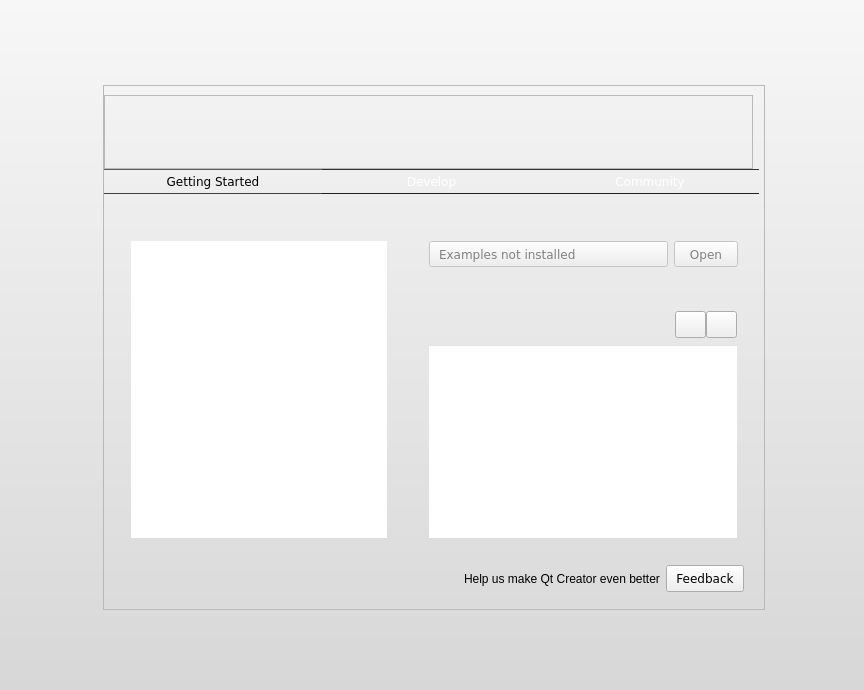
<?xml version="1.0" encoding="UTF-8"?>
<ui version="4.0">
 <class>Core::Internal::WelcomePage</class>
 <widget class="QWidget" name="Core::Internal::WelcomePage">
  <property name="geometry">
   <rect>
    <x>0</x>
    <y>0</y>
    <width>864</width>
    <height>690</height>
   </rect>
  </property>
  <property name="styleSheet">
   <string notr="true">#Core--Internal--WelcomePage {
background-color: qlineargradient(spread:pad, x1:0.5, y1:0, x2:0.5, y2:1, stop:0 rgba(247, 247, 247, 255), stop:1 rgba(215, 215, 215, 255));
}

QToolButton, QPushButton, QComboBox {
    border-image: url(:/core/images/welcomemode/btn_26.png) 4;
    border-width: 4;
    padding: 0px 6px;
    font-size: 12px;
    font-family: lucida sans, dejavu sans, sans serif;
}

*{
    color: black;
}

 QComboBox QAbstractItemView {
    background-color:white;
}

 QComboBox::down-arrow {
     image: url(:/core/images/welcomemode/combobox_arrow.png);
 }

QComboBox:drop-down
{
     subcontrol-origin: padding;
     subcontrol-position: top right;
     border-left-style: none; 
     border-top-right-radius: 1px;
     border-bottom-right-radius: 1px;
}

QToolButton:hover, QPushButton:hover, QComboBox:hover {
    border-image: url(:/core/images/welcomemode/btn_26_hover.png) 4;
}

QToolButton:disabled, QPushButton:disabled, QComboBox::disabled {
	color:gray;
}

QToolButton:pressed, QPushButton:pressed{
    border-image: url(:/core/images/welcomemode/btn_26_pressed.png) 4;
}
</string>
  </property>
  <layout class="QVBoxLayout" name="verticalLayout_4">
   <property name="spacing">
    <number>0</number>
   </property>
   <property name="margin">
    <number>0</number>
   </property>
   <item>
    <widget class="QWidget" name="gradientWidget" native="true">
     <property name="styleSheet">
      <string>#gradientWidget {
  background-color: qlineargradient(spread:pad, x1:0.5, y1:0, x2:0.5, y2:1, stop:0 rgba(247, 247, 247, 255), stop:1 rgba(215, 215, 215, 255));
}</string>
     </property>
     <layout class="QGridLayout" name="gridLayout">
      <property name="leftMargin">
       <number>4</number>
      </property>
      <property name="topMargin">
       <number>4</number>
      </property>
      <property name="rightMargin">
       <number>0</number>
      </property>
      <property name="bottomMargin">
       <number>0</number>
      </property>
      <property name="spacing">
       <number>0</number>
      </property>
      <item row="1" column="1">
       <widget class="QFrame" name="mainFrame">
        <property name="minimumSize">
         <size>
          <width>662</width>
          <height>515</height>
         </size>
        </property>
        <property name="maximumSize">
         <size>
          <width>662</width>
          <height>16777215</height>
         </size>
        </property>
        <property name="styleSheet">
         <string notr="true">#mainFrame {
    border-image: url(:/core/images/welcomemode/background_center_frame.png) 4;
    border-width: 4;
}
</string>
        </property>
        <property name="frameShape">
         <enum>QFrame::StyledPanel</enum>
        </property>
        <property name="frameShadow">
         <enum>QFrame::Raised</enum>
        </property>
        <layout class="QVBoxLayout" name="verticalLayout">
         <property name="spacing">
          <number>0</number>
         </property>
         <property name="leftMargin">
          <number>0</number>
         </property>
         <property name="topMargin">
          <number>9</number>
         </property>
         <property name="rightMargin">
          <number>0</number>
         </property>
         <property name="bottomMargin">
          <number>0</number>
         </property>
         <item>
          <widget class="QFrame" name="headerFrame">
           <property name="sizePolicy">
            <sizepolicy hsizetype="Fixed" vsizetype="Fixed">
             <horstretch>0</horstretch>
             <verstretch>0</verstretch>
            </sizepolicy>
           </property>
           <property name="minimumSize">
            <size>
             <width>649</width>
             <height>74</height>
            </size>
           </property>
           <property name="maximumSize">
            <size>
             <width>649</width>
             <height>89</height>
            </size>
           </property>
           <property name="styleSheet">
            <string>#headerFrame {
    border-image: url(:/core/images/welcomemode/center_frame_header.png) 0;
    border-width: 0;
}
</string>
           </property>
           <property name="frameShape">
            <enum>QFrame::StyledPanel</enum>
           </property>
           <property name="frameShadow">
            <enum>QFrame::Raised</enum>
           </property>
          </widget>
         </item>
         <item>
          <widget class="QFrame" name="navFrame">
           <property name="sizePolicy">
            <sizepolicy hsizetype="Preferred" vsizetype="Fixed">
             <horstretch>0</horstretch>
             <verstretch>0</verstretch>
            </sizepolicy>
           </property>
           <property name="font">
            <font>
             <weight>50</weight>
             <bold>false</bold>
            </font>
           </property>
           <property name="cursor">
            <cursorShape>PointingHandCursor</cursorShape>
           </property>
           <property name="autoFillBackground">
            <bool>false</bool>
           </property>
           <property name="styleSheet">
            <string notr="true">QToolButton {
	border-image:none;
	background-color: qlineargradient(x1: 0, y1: 0, x2: 0.0, y2: 1.0,
	stop: 0 #838383,
	stop: 0.4 #707070,
	stop: 0.401 #636363,
	stop: 1 #4a4a4a);
	border: 0px solid black;
	border-top: 1px solid #303030;
	border-bottom: 1px solid #202020;
	color: white;
	height:20px;
}

QToolButton:hover {
	border-image:none;
	background-color: qlineargradient(x1: 0, y1: 0, x2: 0.0, y2: 1.0,
	stop: 0 #909090,
	stop: 0.4 #808080,
	stop: 0.401 #707070,
	stop: 1 #555555);
}

QToolButton:checked, QToolButton:checked:pressed {
	border-image:none;
	background-color: qlineargradient(x1: 0, y1: 0, x2: 0.0, y2: 1.0,
	stop: 0 #ffffff,
	stop: 0.4 #eeeeee,
	stop: 0.401 #e2e2e2,
	stop: 1 #dddddd);
	color: black;
	border-top: 1px solid #606060;
	border-bottom: 1px solid #404040;
}

QToolButton:pressed {
	border-image:none;
	background-color: qlineargradient(x1: 0, y1: 0, x2: 0.0, y2: 1.0,
	stop: 0 #383838,
	stop: 0.2 #404040,
	stop: 0.201 #484848,
	stop: 1 #505050);
}


</string>
           </property>
           <property name="frameShape">
            <enum>QFrame::NoFrame</enum>
           </property>
           <property name="frameShadow">
            <enum>QFrame::Plain</enum>
           </property>
           <layout class="QGridLayout" name="gridLayout_2">
            <property name="margin">
             <number>0</number>
            </property>
            <property name="spacing">
             <number>0</number>
            </property>
            <item row="0" column="0">
             <widget class="QToolButton" name="gettingStartedSectButton">
              <property name="enabled">
               <bool>true</bool>
              </property>
              <property name="sizePolicy">
               <sizepolicy hsizetype="Expanding" vsizetype="Preferred">
                <horstretch>0</horstretch>
                <verstretch>0</verstretch>
               </sizepolicy>
              </property>
              <property name="minimumSize">
               <size>
                <width>0</width>
                <height>0</height>
               </size>
              </property>
              <property name="font">
               <font>
                <family>lucida sans ,dejavu sans ,sans serif</family>
                <pointsize>-1</pointsize>
               </font>
              </property>
              <property name="styleSheet">
               <string notr="true"/>
              </property>
              <property name="text">
               <string>Getting Started</string>
              </property>
              <property name="checkable">
               <bool>true</bool>
              </property>
              <property name="checked">
               <bool>true</bool>
              </property>
              <property name="autoExclusive">
               <bool>false</bool>
              </property>
             </widget>
            </item>
            <item row="0" column="1">
             <widget class="QToolButton" name="developSectButton">
              <property name="sizePolicy">
               <sizepolicy hsizetype="Expanding" vsizetype="Fixed">
                <horstretch>0</horstretch>
                <verstretch>0</verstretch>
               </sizepolicy>
              </property>
              <property name="minimumSize">
               <size>
                <width>0</width>
                <height>0</height>
               </size>
              </property>
              <property name="font">
               <font>
                <family>lucida sans ,dejavu sans ,sans serif</family>
                <pointsize>-1</pointsize>
               </font>
              </property>
              <property name="text">
               <string>Develop</string>
              </property>
              <property name="checkable">
               <bool>true</bool>
              </property>
              <property name="autoExclusive">
               <bool>false</bool>
              </property>
             </widget>
            </item>
            <item row="0" column="2">
             <widget class="QToolButton" name="communitySectButton">
              <property name="sizePolicy">
               <sizepolicy hsizetype="Expanding" vsizetype="Fixed">
                <horstretch>0</horstretch>
                <verstretch>0</verstretch>
               </sizepolicy>
              </property>
              <property name="minimumSize">
               <size>
                <width>0</width>
                <height>0</height>
               </size>
              </property>
              <property name="font">
               <font>
                <family>lucida sans ,dejavu sans ,sans serif</family>
                <pointsize>-1</pointsize>
               </font>
              </property>
              <property name="styleSheet">
               <string notr="true"/>
              </property>
              <property name="text">
               <string>Community</string>
              </property>
              <property name="checkable">
               <bool>true</bool>
              </property>
             </widget>
            </item>
            <item row="0" column="3">
             <spacer name="horizontalSpacer_2">
              <property name="orientation">
               <enum>Qt::Horizontal</enum>
              </property>
              <property name="sizeType">
               <enum>QSizePolicy::Fixed</enum>
              </property>
              <property name="sizeHint" stdset="0">
               <size>
                <width>5</width>
                <height>20</height>
               </size>
              </property>
             </spacer>
            </item>
           </layout>
          </widget>
         </item>
         <item>
          <widget class="QStackedWidget" name="stackedWidget">
           <property name="currentIndex">
            <number>0</number>
           </property>
           <widget class="QWidget" name="gettingStartedPage">
            <layout class="QGridLayout" name="gridLayout_9">
             <property name="margin">
              <number>18</number>
             </property>
             <property name="spacing">
              <number>24</number>
             </property>
             <item row="0" column="0" rowspan="2">
              <widget class="QFrame" name="tutorialsFrame">
               <property name="sizePolicy">
                <sizepolicy hsizetype="Preferred" vsizetype="Preferred">
                 <horstretch>0</horstretch>
                 <verstretch>0</verstretch>
                </sizepolicy>
               </property>
               <property name="maximumSize">
                <size>
                 <width>400</width>
                 <height>16777215</height>
                </size>
               </property>
               <property name="styleSheet">
                <string/>
               </property>
               <layout class="QGridLayout" name="gridLayout_6">
                <item row="0" column="0">
                 <widget class="QLabel" name="tutorialsTitleLabel">
                  <property name="sizePolicy">
                   <sizepolicy hsizetype="Preferred" vsizetype="Maximum">
                    <horstretch>0</horstretch>
                    <verstretch>0</verstretch>
                   </sizepolicy>
                  </property>
                  <property name="alignment">
                   <set>Qt::AlignLeading|Qt::AlignLeft|Qt::AlignTop</set>
                  </property>
                 </widget>
                </item>
                <item row="1" column="0">
                 <widget class="Core::Internal::WelcomeModeTreeWidget" name="tutorialTreeWidget">
                  <property name="sizePolicy">
                   <sizepolicy hsizetype="Preferred" vsizetype="Preferred">
                    <horstretch>0</horstretch>
                    <verstretch>0</verstretch>
                   </sizepolicy>
                  </property>
                  <property name="focusPolicy">
                   <enum>Qt::NoFocus</enum>
                  </property>
                  <property name="frameShape">
                   <enum>QFrame::NoFrame</enum>
                  </property>
                  <property name="selectionMode">
                   <enum>QAbstractItemView::NoSelection</enum>
                  </property>
                  <property name="verticalScrollMode">
                   <enum>QAbstractItemView::ScrollPerPixel</enum>
                  </property>
                  <property name="rootIsDecorated">
                   <bool>false</bool>
                  </property>
                  <property name="uniformRowHeights">
                   <bool>true</bool>
                  </property>
                  <property name="allColumnsShowFocus">
                   <bool>true</bool>
                  </property>
                  <property name="columnCount">
                   <number>2</number>
                  </property>
                  <attribute name="headerVisible">
                   <bool>false</bool>
                  </attribute>
                  <attribute name="headerDefaultSectionSize">
                   <number>24</number>
                  </attribute>
                  <attribute name="headerMinimumSectionSize">
                   <number>0</number>
                  </attribute>
                  <column>
                   <property name="text">
                    <string notr="true">1</string>
                   </property>
                  </column>
                  <column>
                   <property name="text">
                    <string notr="true">2</string>
                   </property>
                  </column>
                 </widget>
                </item>
               </layout>
              </widget>
             </item>
             <item row="0" column="1">
              <widget class="QFrame" name="demosExamplesFrame">
               <property name="sizePolicy">
                <sizepolicy hsizetype="Preferred" vsizetype="Maximum">
                 <horstretch>0</horstretch>
                 <verstretch>0</verstretch>
                </sizepolicy>
               </property>
               <property name="maximumSize">
                <size>
                 <width>400</width>
                 <height>16777215</height>
                </size>
               </property>
               <property name="styleSheet">
                <string/>
               </property>
               <layout class="QGridLayout" name="gridLayout_8">
                <property name="rightMargin">
                 <number>8</number>
                </property>
                <property name="horizontalSpacing">
                 <number>0</number>
                </property>
                <item row="0" column="0" colspan="4">
                 <widget class="QLabel" name="demoTitleLabel">
                  <property name="alignment">
                   <set>Qt::AlignLeading|Qt::AlignLeft|Qt::AlignTop</set>
                  </property>
                 </widget>
                </item>
                <item row="1" column="0">
                 <widget class="QComboBox" name="examplesComboBox">
                  <property name="enabled">
                   <bool>false</bool>
                  </property>
                  <property name="sizePolicy">
                   <sizepolicy hsizetype="MinimumExpanding" vsizetype="Preferred">
                    <horstretch>0</horstretch>
                    <verstretch>0</verstretch>
                   </sizepolicy>
                  </property>
                  <item>
                   <property name="text">
                    <string>Examples not installed</string>
                   </property>
                  </item>
                 </widget>
                </item>
                <item row="1" column="2">
                 <widget class="QToolButton" name="openExampleButton">
                  <property name="enabled">
                   <bool>false</bool>
                  </property>
                  <property name="sizePolicy">
                   <sizepolicy hsizetype="Fixed" vsizetype="Preferred">
                    <horstretch>0</horstretch>
                    <verstretch>0</verstretch>
                   </sizepolicy>
                  </property>
                  <property name="text">
                   <string>Open</string>
                  </property>
                 </widget>
                </item>
                <item row="1" column="1">
                 <spacer name="horizontalSpacer">
                  <property name="orientation">
                   <enum>Qt::Horizontal</enum>
                  </property>
                  <property name="sizeType">
                   <enum>QSizePolicy::Fixed</enum>
                  </property>
                  <property name="sizeHint" stdset="0">
                   <size>
                    <width>6</width>
                    <height>6</height>
                   </size>
                  </property>
                 </spacer>
                </item>
               </layout>
              </widget>
             </item>
             <item row="1" column="1">
              <widget class="QFrame" name="didyouKnowFrame">
               <property name="sizePolicy">
                <sizepolicy hsizetype="Preferred" vsizetype="Preferred">
                 <horstretch>0</horstretch>
                 <verstretch>0</verstretch>
                </sizepolicy>
               </property>
               <property name="maximumSize">
                <size>
                 <width>400</width>
                 <height>16777215</height>
                </size>
               </property>
               <property name="styleSheet">
                <string/>
               </property>
               <layout class="QGridLayout" name="gridLayout_11">
                <property name="rightMargin">
                 <number>9</number>
                </property>
                <item row="0" column="0">
                 <widget class="QLabel" name="didYouKnowTitleLabel">
                  <property name="sizePolicy">
                   <sizepolicy hsizetype="MinimumExpanding" vsizetype="Maximum">
                    <horstretch>0</horstretch>
                    <verstretch>0</verstretch>
                   </sizepolicy>
                  </property>
                  <property name="alignment">
                   <set>Qt::AlignLeading|Qt::AlignLeft|Qt::AlignTop</set>
                  </property>
                 </widget>
                </item>
                <item row="1" column="0" colspan="2">
                 <widget class="QTextBrowser" name="didYouKnowTextBrowser">
                  <property name="sizePolicy">
                   <sizepolicy hsizetype="Minimum" vsizetype="Preferred">
                    <horstretch>0</horstretch>
                    <verstretch>0</verstretch>
                   </sizepolicy>
                  </property>
                  <property name="frameShape">
                   <enum>QFrame::NoFrame</enum>
                  </property>
                  <property name="frameShadow">
                   <enum>QFrame::Plain</enum>
                  </property>
                  <property name="verticalScrollBarPolicy">
                   <enum>Qt::ScrollBarAlwaysOff</enum>
                  </property>
                  <property name="horizontalScrollBarPolicy">
                   <enum>Qt::ScrollBarAlwaysOff</enum>
                  </property>
                  <property name="openExternalLinks">
                   <bool>true</bool>
                  </property>
                 </widget>
                </item>
                <item row="0" column="1">
                 <layout class="QGridLayout" name="gridLayout_10">
                  <property name="spacing">
                   <number>0</number>
                  </property>
                  <item row="0" column="0" colspan="2">
                   <spacer name="verticalSpacer_4">
                    <property name="orientation">
                     <enum>Qt::Vertical</enum>
                    </property>
                    <property name="sizeType">
                     <enum>QSizePolicy::Preferred</enum>
                    </property>
                    <property name="sizeHint" stdset="0">
                     <size>
                      <width>20</width>
                      <height>2</height>
                     </size>
                    </property>
                   </spacer>
                  </item>
                  <item row="1" column="0">
                   <widget class="QToolButton" name="prevTipBtn">
                    <property name="styleSheet">
                     <string notr="true">QToolButton{
	border-right:solid 0 px;
	height:16px;
	width:12px;
}
</string>
                    </property>
                    <property name="text">
                     <string/>
                    </property>
                    <property name="icon">
                     <iconset resource="core.qrc">
                      <normaloff>:/core/images/welcomemode/arrow-left.png</normaloff>:/core/images/welcomemode/arrow-left.png</iconset>
                    </property>
                    <property name="arrowType">
                     <enum>Qt::NoArrow</enum>
                    </property>
                   </widget>
                  </item>
                  <item row="1" column="1">
                   <widget class="QToolButton" name="nextTipBtn">
                    <property name="styleSheet">
                     <string notr="true">QToolButton{
	border-left:solid 0 px;
	height:16px;
	width:12px;
}
</string>
                    </property>
                    <property name="text">
                     <string/>
                    </property>
                    <property name="icon">
                     <iconset resource="core.qrc">
                      <normaloff>:/core/images/welcomemode/arrow-right.png</normaloff>:/core/images/welcomemode/arrow-right.png</iconset>
                    </property>
                    <property name="arrowType">
                     <enum>Qt::NoArrow</enum>
                    </property>
                   </widget>
                  </item>
                  <item row="2" column="0" colspan="2">
                   <spacer name="verticalSpacer_3">
                    <property name="orientation">
                     <enum>Qt::Vertical</enum>
                    </property>
                    <property name="sizeHint" stdset="0">
                     <size>
                      <width>20</width>
                      <height>2</height>
                     </size>
                    </property>
                   </spacer>
                  </item>
                 </layout>
                </item>
               </layout>
              </widget>
             </item>
            </layout>
           </widget>
           <widget class="QWidget" name="developPage">
            <layout class="QGridLayout" name="gridLayout_4">
             <property name="margin">
              <number>18</number>
             </property>
             <property name="spacing">
              <number>24</number>
             </property>
             <item row="0" column="0">
              <widget class="QFrame" name="recentSessionsFrame">
               <property name="sizePolicy">
                <sizepolicy hsizetype="Preferred" vsizetype="Preferred">
                 <horstretch>0</horstretch>
                 <verstretch>0</verstretch>
                </sizepolicy>
               </property>
               <property name="minimumSize">
                <size>
                 <width>270</width>
                 <height>130</height>
                </size>
               </property>
               <property name="styleSheet">
                <string/>
               </property>
               <layout class="QGridLayout" name="gridLayout_3">
                <property name="horizontalSpacing">
                 <number>0</number>
                </property>
                <property name="verticalSpacing">
                 <number>3</number>
                </property>
                <item row="0" column="0" colspan="3">
                 <widget class="QLabel" name="recentSessionsTitleLabel">
                  <property name="sizePolicy">
                   <sizepolicy hsizetype="MinimumExpanding" vsizetype="Maximum">
                    <horstretch>0</horstretch>
                    <verstretch>0</verstretch>
                   </sizepolicy>
                  </property>
                  <property name="alignment">
                   <set>Qt::AlignLeading|Qt::AlignLeft|Qt::AlignTop</set>
                  </property>
                 </widget>
                </item>
                <item row="1" column="0" colspan="3">
                 <widget class="Core::Internal::WelcomeModeTreeWidget" name="sessTreeWidget">
                  <property name="sizePolicy">
                   <sizepolicy hsizetype="Preferred" vsizetype="Preferred">
                    <horstretch>0</horstretch>
                    <verstretch>0</verstretch>
                   </sizepolicy>
                  </property>
                  <property name="focusPolicy">
                   <enum>Qt::NoFocus</enum>
                  </property>
                  <property name="frameShape">
                   <enum>QFrame::NoFrame</enum>
                  </property>
                  <property name="selectionMode">
                   <enum>QAbstractItemView::NoSelection</enum>
                  </property>
                  <property name="verticalScrollMode">
                   <enum>QAbstractItemView::ScrollPerPixel</enum>
                  </property>
                  <property name="rootIsDecorated">
                   <bool>false</bool>
                  </property>
                  <property name="uniformRowHeights">
                   <bool>true</bool>
                  </property>
                  <property name="allColumnsShowFocus">
                   <bool>true</bool>
                  </property>
                  <property name="columnCount">
                   <number>2</number>
                  </property>
                  <attribute name="headerVisible">
                   <bool>false</bool>
                  </attribute>
                  <attribute name="headerDefaultSectionSize">
                   <number>24</number>
                  </attribute>
                  <attribute name="headerMinimumSectionSize">
                   <number>0</number>
                  </attribute>
                  <column>
                   <property name="text">
                    <string notr="true">1</string>
                   </property>
                  </column>
                  <column>
                   <property name="text">
                    <string notr="true">2</string>
                   </property>
                  </column>
                 </widget>
                </item>
                <item row="3" column="0">
                 <widget class="QPushButton" name="manageSessionsButton">
                  <property name="focusPolicy">
                   <enum>Qt::TabFocus</enum>
                  </property>
                  <property name="text">
                   <string>Manage Sessions...</string>
                  </property>
                 </widget>
                </item>
                <item row="4" column="0">
                 <spacer name="verticalSpacer">
                  <property name="orientation">
                   <enum>Qt::Vertical</enum>
                  </property>
                  <property name="sizeHint" stdset="0">
                   <size>
                    <width>20</width>
                    <height>40</height>
                   </size>
                  </property>
                 </spacer>
                </item>
               </layout>
              </widget>
             </item>
             <item row="0" column="2">
              <widget class="QFrame" name="recentProjectsFrame">
               <property name="styleSheet">
                <string/>
               </property>
               <layout class="QGridLayout" name="gridLayout_5">
                <property name="horizontalSpacing">
                 <number>0</number>
                </property>
                <property name="verticalSpacing">
                 <number>3</number>
                </property>
                <property name="rightMargin">
                 <number>9</number>
                </property>
                <item row="0" column="0" colspan="3">
                 <widget class="QLabel" name="projTitleLabel">
                  <property name="sizePolicy">
                   <sizepolicy hsizetype="MinimumExpanding" vsizetype="Maximum">
                    <horstretch>0</horstretch>
                    <verstretch>0</verstretch>
                   </sizepolicy>
                  </property>
                  <property name="alignment">
                   <set>Qt::AlignLeading|Qt::AlignLeft|Qt::AlignTop</set>
                  </property>
                 </widget>
                </item>
                <item row="1" column="0" colspan="3">
                 <widget class="Core::Internal::WelcomeModeTreeWidget" name="projTreeWidget">
                  <property name="sizePolicy">
                   <sizepolicy hsizetype="Preferred" vsizetype="Preferred">
                    <horstretch>0</horstretch>
                    <verstretch>0</verstretch>
                   </sizepolicy>
                  </property>
                  <property name="focusPolicy">
                   <enum>Qt::NoFocus</enum>
                  </property>
                  <property name="frameShape">
                   <enum>QFrame::NoFrame</enum>
                  </property>
                  <property name="selectionMode">
                   <enum>QAbstractItemView::NoSelection</enum>
                  </property>
                  <property name="verticalScrollMode">
                   <enum>QAbstractItemView::ScrollPerPixel</enum>
                  </property>
                  <property name="rootIsDecorated">
                   <bool>false</bool>
                  </property>
                  <property name="uniformRowHeights">
                   <bool>true</bool>
                  </property>
                  <property name="allColumnsShowFocus">
                   <bool>true</bool>
                  </property>
                  <property name="columnCount">
                   <number>2</number>
                  </property>
                  <attribute name="headerVisible">
                   <bool>false</bool>
                  </attribute>
                  <attribute name="headerDefaultSectionSize">
                   <number>24</number>
                  </attribute>
                  <attribute name="headerMinimumSectionSize">
                   <number>0</number>
                  </attribute>
                  <column>
                   <property name="text">
                    <string notr="true">1</string>
                   </property>
                  </column>
                  <column>
                   <property name="text">
                    <string notr="true">2</string>
                   </property>
                  </column>
                 </widget>
                </item>
                <item row="3" column="0">
                 <widget class="QPushButton" name="createNewProjectButton">
                  <property name="focusPolicy">
                   <enum>Qt::TabFocus</enum>
                  </property>
                  <property name="text">
                   <string>Create New Project...</string>
                  </property>
                  <property name="flat">
                   <bool>true</bool>
                  </property>
                 </widget>
                </item>
                <item row="4" column="0">
                 <spacer name="verticalSpacer_2">
                  <property name="orientation">
                   <enum>Qt::Vertical</enum>
                  </property>
                  <property name="sizeHint" stdset="0">
                   <size>
                    <width>20</width>
                    <height>40</height>
                   </size>
                  </property>
                 </spacer>
                </item>
               </layout>
              </widget>
             </item>
            </layout>
           </widget>
           <widget class="QWidget" name="communityPage">
            <layout class="QGridLayout" name="gridLayout_7">
             <property name="margin">
              <number>18</number>
             </property>
             <property name="spacing">
              <number>24</number>
             </property>
             <item row="0" column="0">
              <widget class="QFrame" name="labsFrame">
               <property name="frameShape">
                <enum>QFrame::NoFrame</enum>
               </property>
               <property name="frameShadow">
                <enum>QFrame::Plain</enum>
               </property>
               <layout class="QVBoxLayout" name="verticalLayout_2">
                <item>
                 <widget class="QLabel" name="labsTitleLabel">
                  <property name="sizePolicy">
                   <sizepolicy hsizetype="Preferred" vsizetype="Maximum">
                    <horstretch>0</horstretch>
                    <verstretch>0</verstretch>
                   </sizepolicy>
                  </property>
                  <property name="alignment">
                   <set>Qt::AlignLeading|Qt::AlignLeft|Qt::AlignTop</set>
                  </property>
                 </widget>
                </item>
                <item>
                 <widget class="Core::Internal::WelcomeModeTreeWidget" name="newsTreeWidget">
                  <property name="sizePolicy">
                   <sizepolicy hsizetype="Expanding" vsizetype="Preferred">
                    <horstretch>0</horstretch>
                    <verstretch>0</verstretch>
                   </sizepolicy>
                  </property>
                  <property name="minimumSize">
                   <size>
                    <width>360</width>
                    <height>0</height>
                   </size>
                  </property>
                  <property name="focusPolicy">
                   <enum>Qt::NoFocus</enum>
                  </property>
                  <property name="frameShape">
                   <enum>QFrame::NoFrame</enum>
                  </property>
                  <property name="selectionMode">
                   <enum>QAbstractItemView::NoSelection</enum>
                  </property>
                  <property name="verticalScrollMode">
                   <enum>QAbstractItemView::ScrollPerPixel</enum>
                  </property>
                  <property name="rootIsDecorated">
                   <bool>false</bool>
                  </property>
                  <property name="uniformRowHeights">
                   <bool>true</bool>
                  </property>
                  <property name="allColumnsShowFocus">
                   <bool>true</bool>
                  </property>
                  <property name="columnCount">
                   <number>2</number>
                  </property>
                  <attribute name="headerVisible">
                   <bool>false</bool>
                  </attribute>
                  <attribute name="headerDefaultSectionSize">
                   <number>24</number>
                  </attribute>
                  <attribute name="headerMinimumSectionSize">
                   <number>0</number>
                  </attribute>
                  <column>
                   <property name="text">
                    <string notr="true">1</string>
                   </property>
                  </column>
                  <column>
                   <property name="text">
                    <string notr="true">2</string>
                   </property>
                  </column>
                 </widget>
                </item>
               </layout>
              </widget>
             </item>
             <item row="0" column="1">
              <widget class="QFrame" name="sitesFrame">
               <property name="frameShape">
                <enum>QFrame::NoFrame</enum>
               </property>
               <property name="frameShadow">
                <enum>QFrame::Plain</enum>
               </property>
               <layout class="QVBoxLayout" name="verticalLayout_3">
                <item>
                 <widget class="QLabel" name="sitesTitleLabel">
                  <property name="sizePolicy">
                   <sizepolicy hsizetype="Preferred" vsizetype="Maximum">
                    <horstretch>0</horstretch>
                    <verstretch>0</verstretch>
                   </sizepolicy>
                  </property>
                  <property name="alignment">
                   <set>Qt::AlignLeading|Qt::AlignLeft|Qt::AlignTop</set>
                  </property>
                 </widget>
                </item>
                <item>
                 <widget class="Core::Internal::WelcomeModeTreeWidget" name="sitesTreeWidget">
                  <property name="sizePolicy">
                   <sizepolicy hsizetype="Preferred" vsizetype="Preferred">
                    <horstretch>0</horstretch>
                    <verstretch>0</verstretch>
                   </sizepolicy>
                  </property>
                  <property name="focusPolicy">
                   <enum>Qt::NoFocus</enum>
                  </property>
                  <property name="frameShape">
                   <enum>QFrame::NoFrame</enum>
                  </property>
                  <property name="selectionMode">
                   <enum>QAbstractItemView::NoSelection</enum>
                  </property>
                  <property name="verticalScrollMode">
                   <enum>QAbstractItemView::ScrollPerPixel</enum>
                  </property>
                  <property name="rootIsDecorated">
                   <bool>false</bool>
                  </property>
                  <property name="uniformRowHeights">
                   <bool>true</bool>
                  </property>
                  <property name="allColumnsShowFocus">
                   <bool>true</bool>
                  </property>
                  <property name="columnCount">
                   <number>2</number>
                  </property>
                  <attribute name="headerVisible">
                   <bool>false</bool>
                  </attribute>
                  <attribute name="headerDefaultSectionSize">
                   <number>24</number>
                  </attribute>
                  <attribute name="headerMinimumSectionSize">
                   <number>0</number>
                  </attribute>
                  <column>
                   <property name="text">
                    <string notr="true">1</string>
                   </property>
                  </column>
                  <column>
                   <property name="text">
                    <string notr="true">2</string>
                   </property>
                  </column>
                 </widget>
                </item>
               </layout>
              </widget>
             </item>
            </layout>
           </widget>
          </widget>
         </item>
         <item>
          <layout class="QHBoxLayout" name="horizontalLayout">
           <property name="rightMargin">
            <number>20</number>
           </property>
           <property name="bottomMargin">
            <number>17</number>
           </property>
           <item>
            <spacer name="horizontalSpacer_5">
             <property name="orientation">
              <enum>Qt::Horizontal</enum>
             </property>
             <property name="sizeHint" stdset="0">
              <size>
               <width>40</width>
               <height>20</height>
              </size>
             </property>
            </spacer>
           </item>
           <item>
            <widget class="QLabel" name="helpUsLabel">
             <property name="text">
              <string>Help us make Qt Creator even better</string>
             </property>
            </widget>
           </item>
           <item>
            <spacer name="horizontalSpacer_6">
             <property name="orientation">
              <enum>Qt::Horizontal</enum>
             </property>
             <property name="sizeType">
              <enum>QSizePolicy::Fixed</enum>
             </property>
             <property name="sizeHint" stdset="0">
              <size>
               <width>6</width>
               <height>0</height>
              </size>
             </property>
            </spacer>
           </item>
           <item>
            <widget class="QPushButton" name="feedbackButton">
             <property name="focusPolicy">
              <enum>Qt::TabFocus</enum>
             </property>
             <property name="styleSheet">
              <string notr="true">height:19px;</string>
             </property>
             <property name="text">
              <string>Feedback</string>
             </property>
             <property name="icon">
              <iconset resource="core.qrc">
               <normaloff>:/core/images/welcomemode/feedback_arrow.png</normaloff>:/core/images/welcomemode/feedback_arrow.png</iconset>
             </property>
            </widget>
           </item>
          </layout>
         </item>
        </layout>
       </widget>
      </item>
      <item row="2" column="1">
       <spacer name="bottomVerticalSpacer">
        <property name="orientation">
         <enum>Qt::Vertical</enum>
        </property>
        <property name="sizeType">
         <enum>QSizePolicy::Expanding</enum>
        </property>
        <property name="sizeHint" stdset="0">
         <size>
          <width>20</width>
          <height>40</height>
         </size>
        </property>
       </spacer>
      </item>
      <item row="0" column="1">
       <spacer name="topVerticalSpacer">
        <property name="orientation">
         <enum>Qt::Vertical</enum>
        </property>
        <property name="sizeType">
         <enum>QSizePolicy::Expanding</enum>
        </property>
        <property name="sizeHint" stdset="0">
         <size>
          <width>20</width>
          <height>40</height>
         </size>
        </property>
       </spacer>
      </item>
      <item row="1" column="0">
       <layout class="QHBoxLayout" name="horizontalLayout_3"/>
      </item>
      <item row="1" column="2">
       <layout class="QHBoxLayout" name="horizontalLayout_4"/>
      </item>
     </layout>
    </widget>
   </item>
  </layout>
 </widget>
 <customwidgets>
  <customwidget>
   <class>Core::Internal::WelcomeModeTreeWidget</class>
   <extends>QTreeWidget</extends>
   <header>welcomemode_p.h</header>
  </customwidget>
 </customwidgets>
 <resources>
  <include location="core.qrc"/>
 </resources>
 <connections/>
</ui>
